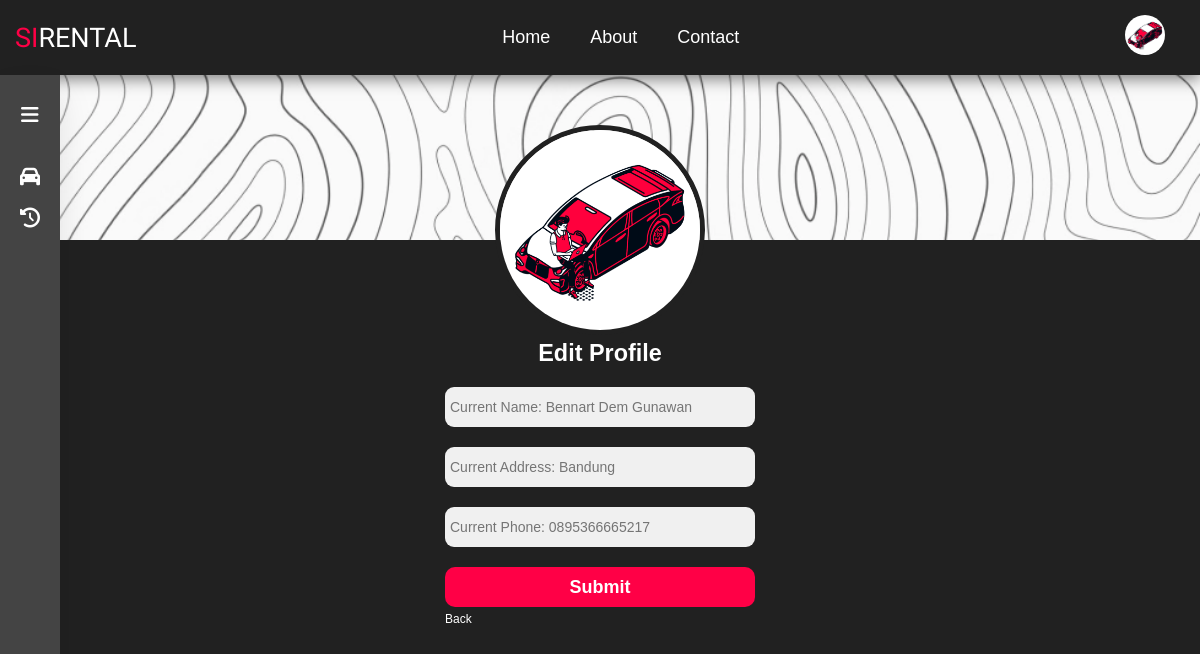
Screenshot of /editProfile.php?user_id=2 (signed in) with the database file from the repository.
### tables this page shows
CREATE TABLE IF NOT EXISTS `users` (
  `user_id` int(11) NOT NULL AUTO_INCREMENT,
  `user_name` varchar(50) DEFAULT NULL,
  `user_email` varchar(30) NOT NULL,
  `user_password` varchar(16) NOT NULL,
  `user_address` varchar(50) DEFAULT NULL,
  `user_phone` varchar(50) DEFAULT NULL,
  `user_gender` char(50) DEFAULT NULL,
  `user_level` int(11) NOT NULL,
  PRIMARY KEY (`user_id`),
  UNIQUE KEY `user_email` (`user_email`)
);

### editProfile.php (the view, shortened to what this page needs)
<?php
include('server/connection.php');
$id = $_GET['user_id'];
$query = "SELECT * FROM users WHERE user_id = $id";
$result = mysqli_query($conn, $query);
$row = mysqli_fetch_assoc($result);
include("layouts/navbar.php");
if ($row['user_level'] == 0) {
  $role = "Admin";
} else if ($row['user_level'] == 1) {
  $role = "Member";
} else {
  $role = "Customer";
}
?>
<div class="container-edit-profile">
  <div class="background-profile">
  </div>
  <div class="edit-profile-form">
    <div>
      <img src="assets/icon/<?php echo $role ?>.png" alt="" class="profile-image" />
    </div>
    <div>
      <h3>Edit Profile</h3>
    </div>
    <form action="" method="POST">
      <div class="text_field">
        <input type="text" name="user_name" placeholder="Current Name: <?php echo $row['user_name'] ?>" required>
      </div>
      <div class="text_field">
        <input type="text" name="user_address" placeholder="Current Address: <?php echo $row['user_address'] ?>" required>
      </div>
      <div class="text_field">
        <input type="text" name="user_phone" placeholder="Current Phone: <?php echo $row['user_phone'] ?>" required>
      </div>
      <div>
        <input type="submit" name="btn_submit" value="Submit">
      </div>
      <div class="under-button-submit">
        <div>
          <a href="profile.php?user_id=<?php echo $id?>">Back</a>
        </div>
      </div>
    </form>
  </div>
</div>
<?php
include('layouts/sidebar.php');
?>
</body>
</html>

### style/style.css (style rules this page uses)
*, body { margin: 0; padding: 0; }
form .text_field { position: relative; margin: 20px 0; }
.text_field > input { width: 300px; color: black; padding: 0 5px; height: 40px; font-size: 14px; border: none; background: #f0f0f0; border-radius: 9px; }
input[type="submit"] { width: 100%; height: 40px; background-color: #ff0046; color: #ffffff; border-radius: 10px; font-weight: bold; font-size: 18px; border: none; cursor: pointer; }
.under-button-submit { display: flex; justify-content: space-between; text-align: right; padding-top: 5px; padding-bottom: 30px; font-size: 12px; }
.under-button-submit > div > a { text-decoration: none; text-align: center; color: white; cursor: pointer; }
.background-profile { width: 100%; margin: 0; padding: 0; }
.profile-image { object-fit: cover; width: 200px; border-radius: 100%; border: 5px solid #212121; }
.container-edit-profile { display: flex; flex-direction: column; color: white; background-color: #212121; width: 100%; padding-top: 5vh; height: 95vh; font-family: "Poppins", sans-serif; font-size: 20px; align-items: center; }
.edit-profile-form { display: flex; flex-direction: column; position: relative; top: -15vh; align-items: center; justify-content: center; width: 50%; }

### rows the page displays
users: user_name "Current Name: Bennart Dem Gunawan", user_address "Current Address: Bandung", user_phone "Current Phone: 0895366665217"
